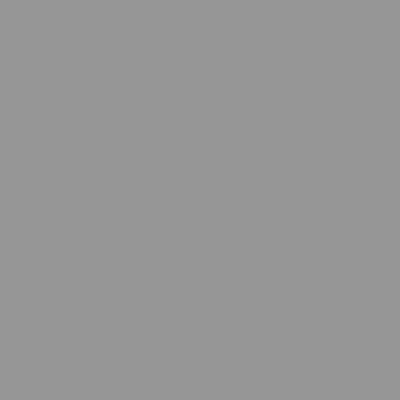
Frame 1 (no input)
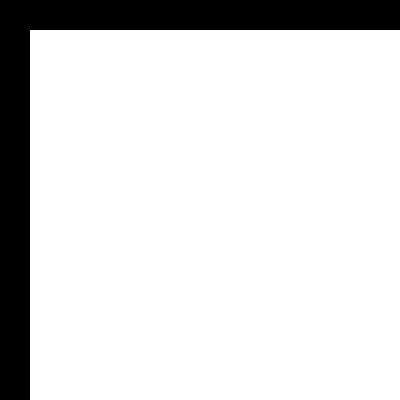
Frame 60 (the mouse pressed at the canvas centre just before this capture)
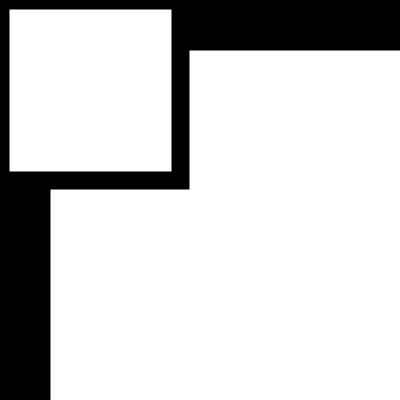
Frame 120 (the mouse held since frame 60 and released just before this capture)

The Processing sketch that drew these frames (run headless with seeded random() and noise(); from frame 60 on, the mouse is pressed at the canvas centre):

// Processing sketch: listing_2_12
// ── listing_2_12.pde
// Processing for Android: 
// Create Mobile, Sensor-Aware, and XR Applications Using Processing
// Andres Colubri
// https://andrescolubri.net/processing-for-android-book

float s = 0;

void setup() {
  size(400, 400);
  background(150);
}

void draw() {
  scale(s);
  rect(0, 0, 10, 10);
  s += 1;
  if (100 < s) s = 0;
}
